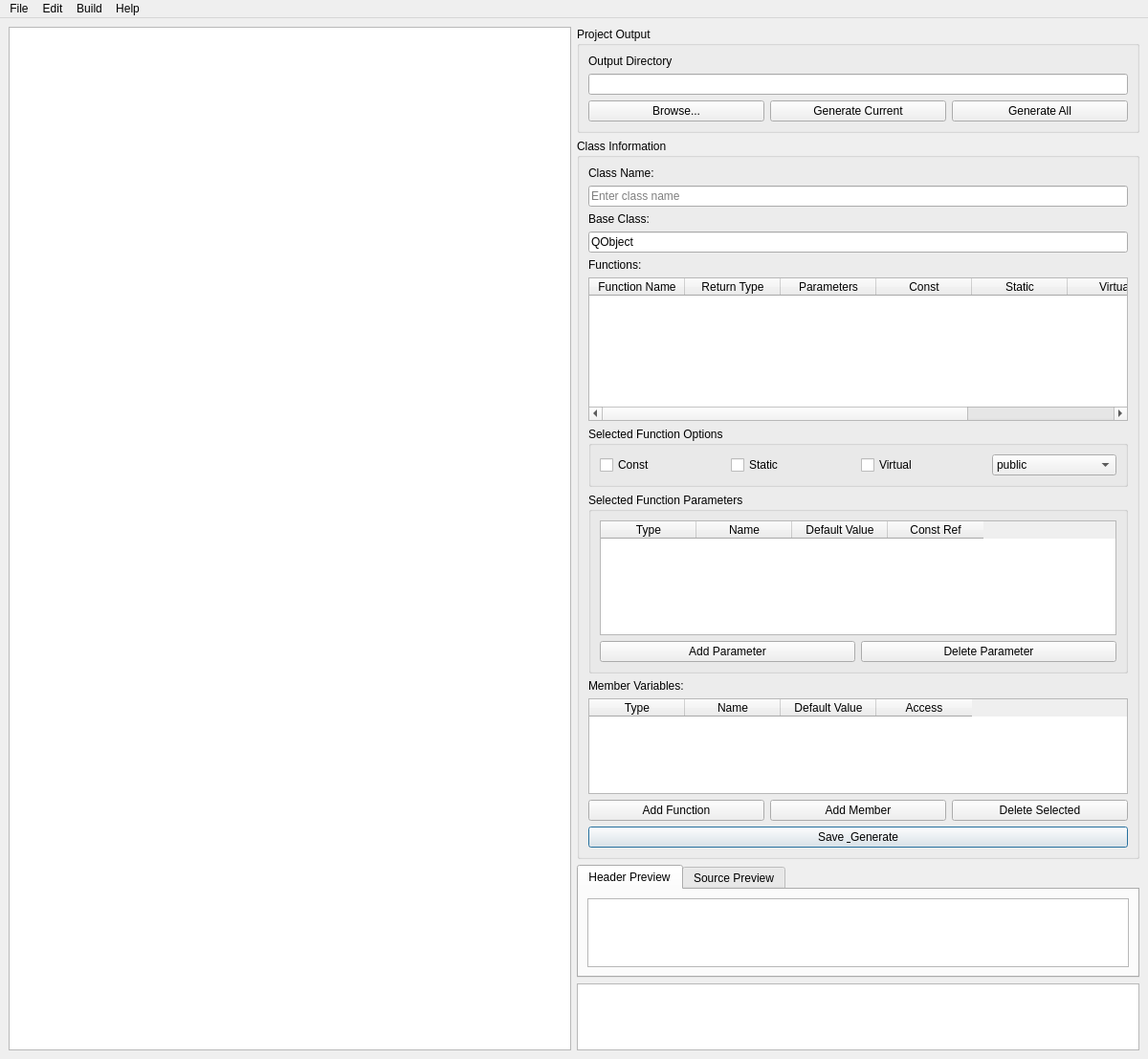
<?xml version="1.0" encoding="UTF-8"?>
<ui version="4.0">
 <class>MainWindow</class>
 <widget class="QMainWindow" name="MainWindow">
  <property name="geometry">
   <rect>
    <x>0</x>
    <y>0</y>
    <width>1200</width>
    <height>768</height>
   </rect>
  </property>
  <property name="windowTitle">
   <string>ArchitectGen</string>
  </property>
  <widget class="QWidget" name="centralwidget">
   <layout class="QHBoxLayout" name="horizontalLayout">
    <item>
     <widget class="QTreeView" name="treeView">
      <property name="minimumSize">
       <size>
        <width>300</width>
        <height>0</height>
       </size>
      </property>
     </widget>
    </item>
    <item>
     <layout class="QVBoxLayout" name="verticalLayout_2">
      <item>
             <widget class="QGroupBox" name="projectGroup">
                <property name="title">
                 <string>Project Output</string>
                </property>
                <layout class="QVBoxLayout" name="verticalLayout_3">
                 <item>
                    <widget class="QLabel" name="outputPathLabel">
                     <property name="text">
                        <string>Output Directory</string>
                     </property>
                    </widget>
                 </item>
                 <item>
                    <widget class="QLineEdit" name="outputPathEdit">
                     <property name="readOnly">
                        <bool>true</bool>
                     </property>
                    </widget>
                 </item>
                 <item>
                    <layout class="QHBoxLayout" name="horizontalLayout_4">
                     <item>
                        <widget class="QPushButton" name="browseProjectBtn">
                         <property name="text">
                            <string>Browse...</string>
                         </property>
                        </widget>
                     </item>
                     <item>
                        <widget class="QPushButton" name="generateCurrentBtn">
                         <property name="text">
                            <string>Generate Current</string>
                         </property>
                        </widget>
                     </item>
                     <item>
                        <widget class="QPushButton" name="generateAllBtn">
                         <property name="text">
                            <string>Generate All</string>
                         </property>
                        </widget>
                     </item>
                    </layout>
                 </item>
                </layout>
             </widget>
            </item>
            <item>
       <widget class="QGroupBox" name="classInfoGroup">
        <property name="title">
         <string>Class Information</string>
        </property>
        <layout class="QVBoxLayout" name="verticalLayout">
         <item>
          <widget class="QLabel" name="labelClassName">
           <property name="text">
            <string>Class Name:</string>
           </property>
          </widget>
         </item>
         <item>
          <widget class="QLineEdit" name="classNameEdit">
           <property name="placeholderText">
            <string>Enter class name</string>
           </property>
          </widget>
         </item>
         <item>
          <widget class="QLabel" name="labelBaseClass">
           <property name="text">
            <string>Base Class:</string>
           </property>
          </widget>
         </item>
         <item>
          <widget class="QLineEdit" name="baseClassEdit">
           <property name="text">
            <string>QObject</string>
           </property>
           <property name="placeholderText">
            <string>Enter base class</string>
           </property>
          </widget>
         </item>
         <item>
          <widget class="QLabel" name="labelFunctions">
           <property name="text">
            <string>Functions:</string>
           </property>
          </widget>
         </item>
         <item>
          <widget class="QTableWidget" name="functionsTable">
           <property name="minimumSize">
            <size>
             <width>0</width>
             <height>150</height>
            </size>
           </property>
           <column>
            <property name="text">
             <string>Function Name</string>
            </property>
           </column>
           <column>
            <property name="text">
             <string>Return Type</string>
            </property>
           </column>
           <column>
            <property name="text">
             <string>Parameters</string>
            </property>
           </column>
           <column>
            <property name="text">
             <string>Const</string>
            </property>
           </column>
                <column>
                  <property name="text">
                   <string>Static</string>
                  </property>
                </column>
                <column>
                  <property name="text">
                   <string>Virtual</string>
                  </property>
                </column>
                 <column>
                  <property name="text">
                   <string>Access</string>
                  </property>
                 </column>
          </widget>
         </item>
             <item>
               <widget class="QGroupBox" name="functionOptionsGroup">
                <property name="title">
                  <string>Selected Function Options</string>
                </property>
                <layout class="QHBoxLayout" name="horizontalLayout_6">
                  <item>
                   <widget class="QCheckBox" name="funcConstCheck">
                     <property name="text">
                      <string>Const</string>
                     </property>
                   </widget>
                  </item>
                  <item>
                   <widget class="QCheckBox" name="funcStaticCheck">
                     <property name="text">
                      <string>Static</string>
                     </property>
                   </widget>
                  </item>
                  <item>
                   <widget class="QCheckBox" name="funcVirtualCheck">
                     <property name="text">
                      <string>Virtual</string>
                     </property>
                   </widget>
                  </item>
                           <item>
                            <widget class="QComboBox" name="funcAccessCombo">
                              <item>
                               <property name="text">
                                 <string>public</string>
                               </property>
                              </item>
                              <item>
                               <property name="text">
                                 <string>protected</string>
                               </property>
                              </item>
                              <item>
                               <property name="text">
                                 <string>private</string>
                               </property>
                              </item>
                            </widget>
                           </item>
                </layout>
               </widget>
             </item>
         <item>
          <widget class="QGroupBox" name="parameterGroup">
           <property name="title">
            <string>Selected Function Parameters</string>
           </property>
           <layout class="QVBoxLayout" name="verticalLayout_6">
            <item>
             <widget class="QTableWidget" name="parametersTable">
              <property name="minimumSize">
               <size>
                <width>0</width>
                <height>120</height>
               </size>
              </property>
              <column>
               <property name="text">
                <string>Type</string>
               </property>
              </column>
              <column>
               <property name="text">
                <string>Name</string>
               </property>
              </column>
              <column>
               <property name="text">
                <string>Default Value</string>
               </property>
              </column>
              <column>
               <property name="text">
                <string>Const Ref</string>
               </property>
              </column>
             </widget>
            </item>
            <item>
             <layout class="QHBoxLayout" name="horizontalLayout_5">
              <item>
               <widget class="QPushButton" name="addParameterBtn">
                <property name="text">
            <string>Add Parameter</string>
                </property>
               </widget>
              </item>
              <item>
               <widget class="QPushButton" name="deleteParameterBtn">
                <property name="text">
            <string>Delete Parameter</string>
                </property>
               </widget>
              </item>
             </layout>
            </item>
           </layout>
          </widget>
         </item>
         <item>
          <widget class="QLabel" name="labelMembers">
           <property name="text">
            <string>Member Variables:</string>
           </property>
          </widget>
         </item>
         <item>
          <widget class="QTableWidget" name="membersTable">
           <property name="minimumSize">
            <size>
             <width>0</width>
             <height>100</height>
            </size>
           </property>
           <column>
            <property name="text">
             <string>Type</string>
            </property>
           </column>
           <column>
            <property name="text">
             <string>Name</string>
            </property>
           </column>
           <column>
            <property name="text">
             <string>Default Value</string>
            </property>
           </column>
           <column>
            <property name="text">
             <string>Access</string>
            </property>
           </column>
          </widget>
         </item>
         <item>
          <layout class="QHBoxLayout" name="horizontalLayout_3">
           <item>
            <widget class="QPushButton" name="addFunctionBtn">
             <property name="text">
              <string>Add Function</string>
             </property>
            </widget>
           </item>
           <item>
            <widget class="QPushButton" name="addMemberBtn">
             <property name="text">
              <string>Add Member</string>
             </property>
            </widget>
           </item>
           <item>
            <widget class="QPushButton" name="deleteItemBtn">
             <property name="text">
              <string>Delete Selected</string>
             </property>
            </widget>
           </item>
          </layout>
         </item>
         <item>
          <widget class="QPushButton" name="saveClassBtn">
           <property name="text">
            <string>Save &amp; Generate</string>
           </property>
           <property name="default">
            <bool>true</bool>
           </property>
          </widget>
         </item>
        </layout>
       </widget>
      </item>
      <item>
         <widget class="QTabWidget" name="previewTabs">
          <property name="currentIndex">
           <number>0</number>
          </property>
          <widget class="QWidget" name="headerPreviewTab">
           <attribute name="title">
            <string>Header Preview</string>
           </attribute>
           <layout class="QVBoxLayout" name="verticalLayout_4">
            <item>
             <widget class="QPlainTextEdit" name="headerPreviewEdit">
              <property name="readOnly">
               <bool>true</bool>
              </property>
             </widget>
            </item>
           </layout>
          </widget>
          <widget class="QWidget" name="sourcePreviewTab">
           <attribute name="title">
            <string>Source Preview</string>
           </attribute>
           <layout class="QVBoxLayout" name="verticalLayout_5">
            <item>
             <widget class="QPlainTextEdit" name="sourcePreviewEdit">
              <property name="readOnly">
               <bool>true</bool>
              </property>
             </widget>
            </item>
           </layout>
          </widget>
         </widget>
            </item>
            <item>
       <widget class="QTextEdit" name="logEdit">
        <property name="readOnly">
         <bool>true</bool>
        </property>
       </widget>
      </item>
     </layout>
    </item>
   </layout>
  </widget>
  <widget class="QMenuBar" name="menubar">
   <property name="geometry">
    <rect>
     <x>0</x>
     <y>0</y>
     <width>1024</width>
     <height>21</height>
    </rect>
   </property>
   <widget class="QMenu" name="menuFile">
    <property name="title">
     <string>File</string>
    </property>
    <addaction name="actionOpen_Project"/>
    <addaction name="separator"/>
    <addaction name="actionExit"/>
   </widget>
   <widget class="QMenu" name="menuEdit">
    <property name="title">
     <string>Edit</string>
    </property>
    <addaction name="actionNew_Class"/>
    <addaction name="actionNew_Function"/>
    <addaction name="separator"/>
    <addaction name="actionSave_Template"/>
   </widget>
   <widget class="QMenu" name="menuBuild">
    <property name="title">
     <string>Build</string>
    </property>
    <addaction name="actionGenerate_Code"/>
        <addaction name="actionGenerate_All"/>
   </widget>
   <widget class="QMenu" name="menuHelp">
    <property name="title">
     <string>Help</string>
    </property>
    <addaction name="actionAbout"/>
   </widget>
   <addaction name="menuFile"/>
   <addaction name="menuEdit"/>
   <addaction name="menuBuild"/>
   <addaction name="menuHelp"/>
  </widget>
  <action name="actionNew_Class">
   <property name="text">
    <string>New Class</string>
   </property>
   <property name="shortcut">
    <string>Ctrl+N</string>
   </property>
  </action>
  <action name="actionNew_Function">
   <property name="text">
    <string>New Function</string>
   </property>
  </action>
  <action name="actionSave_Template">
   <property name="text">
    <string>Save Template</string>
   </property>
  </action>
  <action name="actionGenerate_Code">
   <property name="text">
    <string>Generate Code</string>
   </property>
  </action>
    <action name="actionGenerate_All">
     <property name="text">
        <string>Generate All</string>
     </property>
    </action>
  <action name="actionOpen_Project">
   <property name="text">
    <string>Open Project</string>
   </property>
  </action>
  <action name="actionExit">
   <property name="text">
    <string>Exit</string>
   </property>
  </action>
  <action name="actionAbout">
   <property name="text">
    <string>About</string>
   </property>
  </action>
 </widget>
 <resources/>
 <connections/>
</ui>
